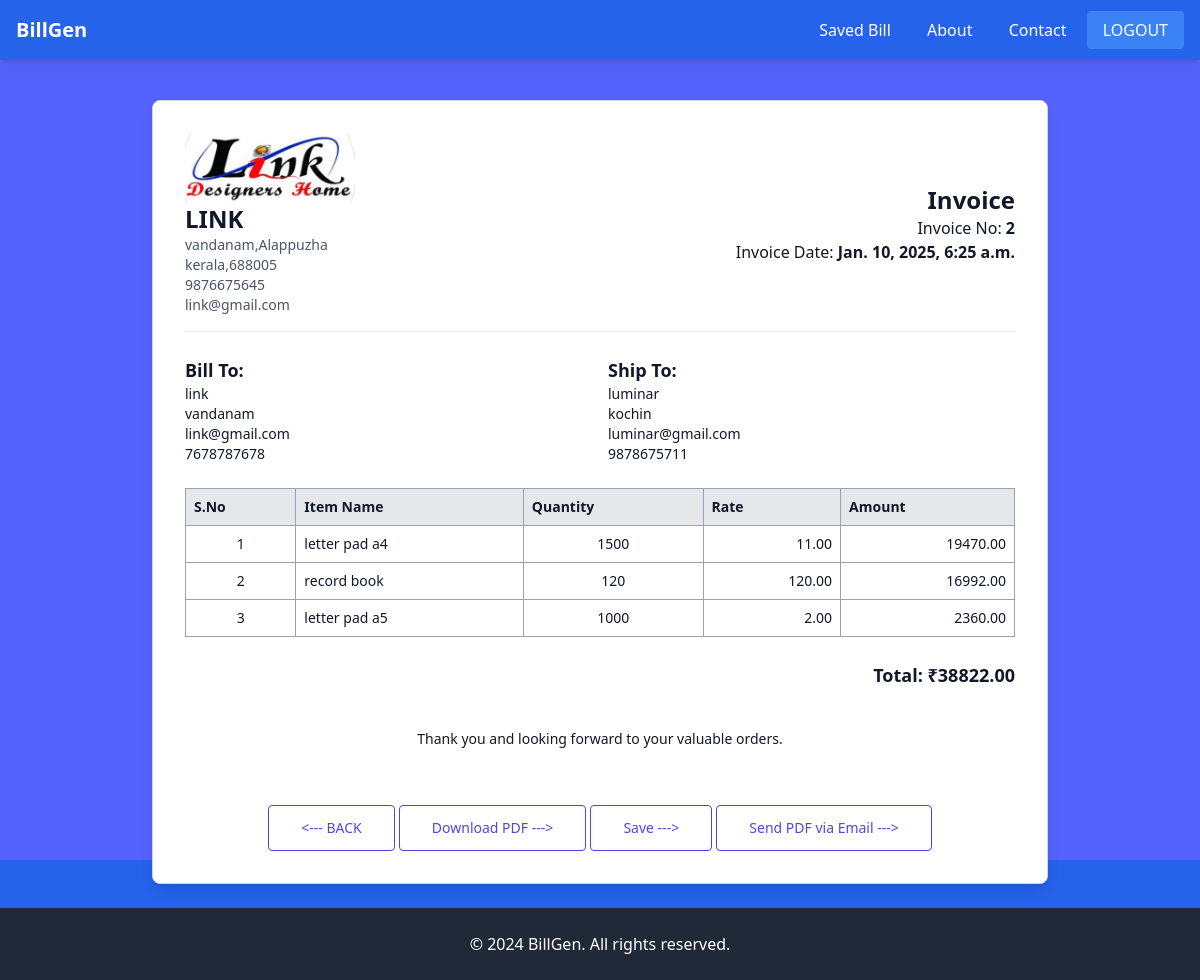
Page /invoice/2/ (signed in) on the committed database.
### billapp/models.py (models this page shows, shortened)
class Company(models.Model):
    company_obj=models.OneToOneField(User,on_delete=models.CASCADE,related_name="company")
    company_logo=models.ImageField(upload_to="company_logo",null=True,blank=True)
    company_name=models.CharField(max_length=100)
    registration_number = models.CharField(max_length=50,null=True,blank=True)
    company_address=models.TextField()
    city = models.CharField(max_length=100)
    state = models.CharField(max_length=100)
    country = models.CharField(max_length=100,null=True,blank=True)
    postal_code = models.CharField(max_length=20)
    company_mobile=models.CharField(max_length=12)
    company_email=models.EmailField()
    website = models.URLField(blank=True, null=True)
    company_GSTIN=models.CharField(max_length=20,null=True,blank=True)
    established_date = models.DateField(null=True,blank=True)
    active = models.BooleanField(default=True,null=True,blank=True)

class Receiver(models.Model):
    receiver_obj = models.ForeignKey(Company, on_delete=models.CASCADE, related_name='receivers')  # Linking to Company
    receiver_name = models.CharField(max_length=100)  # Receiver Name
    receiver_address = models.TextField()  # Receiver Address
    receiver_city = models.CharField(max_length=100,null=True,blank=True)  # City
    receiver_state = models.CharField(max_length=100)  # State
    receiver_country = models.CharField(max_length=100, default="India",null=True,blank=True)  # Country (default to India)
    receiver_postal_code = models.CharField(max_length=10, blank=True, null=True)  # Postal Code
    receiver_mobile = models.CharField(max_length=15,null=True,blank=True)  # Mobile Number
    receiver_alternate_phone = models.CharField(max_length=15, blank=True, null=True)  # Alternate Phone Number
    receiver_email = models.EmailField()  # Email Address
    receiver_GSTIN = models.CharField(max_length=20, blank=True, null=True, help_text="GST Identification Number")
    receiver_pan = models.CharField(max_length=10, blank=True, null=True, help_text="PAN Number")
    is_active = models.BooleanField(default=True,null=True,blank=True)  # Status: Active/Inactive
    created_at = models.DateTimeField(default=now, editable=False,null=True,blank=True)  # Timestamp for creation
    updated_at = models.DateTimeField(auto_now=True,null=True,blank=True)  # Timestamp for last update
    class Meta:
        verbose_name = "Receiver"
        verbose_name_plural = "Receivers"
        ordering = ['receiver_name']

class ShipTo(models.Model):
    ship_obj = models.ForeignKey(Company, on_delete=models.CASCADE, related_name='shipments')  # Linking to Company
    shipping_name = models.CharField(max_length=100)  # Recipient Name
    shipping_address = models.TextField()  # Full Shipping Address
    shipping_city = models.CharField(max_length=100,null=True,blank=True)  # City
    shipping_state = models.CharField(max_length=100,null=True,blank=True)  # State
    shipping_country = models.CharField(max_length=100, default="India",null=True,blank=True)  # Country
    shipping_postal_code = models.CharField(max_length=10, blank=True, null=True)  # Postal Code
    shipping_mobile = models.CharField(max_length=15,null=True,blank=True)  # Primary Mobile Number
    shipping_alternate_phone = models.CharField(max_length=15, blank=True, null=True)  # Alternate Phone Number
    shipping_email = models.EmailField()  # Email Address
    shipping_instructions = models.TextField(blank=True, null=True, help_text="Special instructions for delivery")
    is_active = models.BooleanField(default=True,null=True,blank=True)  # Status: Active/Inactive
    created_at = models.DateTimeField(default=now, editable=False,null=True,blank=True)  # Timestamp for creation
    updated_at = models.DateTimeField(auto_now=True,null=True,blank=True)  # Timestamp for last update
    class Meta:
        verbose_name = "Ship To"
        verbose_name_plural = "Ship To"
        ordering = ['shipping_name']

class Item(models.Model):
    items_obj = models.ForeignKey(Company, on_delete=models.CASCADE, related_name='items')  # Linking to Company
    si_no = models.PositiveIntegerField(null=True)  # Serial Number
    items = models.CharField(max_length=255)  # Item Name
    description = models.TextField(blank=True, null=True)  # Item Description
    quantity = models.PositiveIntegerField()  # Quantity of Items
    unit = models.CharField(max_length=50, choices=[
        ('pcs', 'Pieces'),
        ('kg', 'Kilograms'),
        ('ltr', 'Liters'),
        ('box', 'Box'),
        ('doz', 'Dozen'),
    ], default='pcs')  # Unit of Measurement
    rate = models.DecimalField(max_digits=10, decimal_places=2)  # Unit Rate
    discount = models.DecimalField(max_digits=5, decimal_places=2, default=0.0, help_text="Discount in %")  # Discount Percentage
    tax_option = [
        ('18', 'GST'),
        ('0', 'No Tax'),
    ]
    tax = models.CharField(max_length=50, choices=tax_option, default='None')  # Tax Type
    tax_rate = models.DecimalField(max_digits=5, decimal_places=2, default=0.0, help_text="Tax rate in %")  # Tax Rate
    stock = models.PositiveIntegerField(default=0, help_text="Current stock available")  # Stock Tracking
    amount = models.DecimalField(max_digits=12, decimal_places=2,null=True,blank=True)  # Total Amount
    created_at = models.DateTimeField(default=now, editable=False)  # Timestamp for creation
    updated_at = models.DateTimeField(auto_now=True)  # Timestamp for last update

### billapp/views.py (the view)
# urls.py: path("invoice/<int:pk>/",views.Invoice.as_view(),name="invoice"),
@method_decorator(decs, name='dispatch')
class Invoice(View):
    template_name = "invoice.html"
    def get(self, request, *args, **kwargs):
        id = kwargs.get('pk')  # Retrieve the id from the URL parameters
        comp_dtl = Company.objects.get(company_obj=request.user)
        items = Item.objects.filter(items_obj=request.user.company)
        receiver = Receiver.objects.filter(receiver_obj=request.user.company).get(id=id)
        shipto = ShipTo.objects.filter(ship_obj=request.user.company).get(id=id)
        total_amount = sum(item.amount for item in items)
        return render(request, self.template_name, {
            "data": items,
            "receiver_data": receiver,
            "shipto_data": shipto,
            "comp_dtl": comp_dtl,
            "total_amount": total_amount  # Pass the total amount to the template context
        })

### billapp/templates/invoice.html (shortened to what this page needs)
{%extends 'base.html'%}
{%block main_block%}
</head>
<body class=" bg-gray-100 py-10">
    <form action="{%url 'add-to-save' pk=shipto_data.id%}" method="post">
        <div class="mt-10  page max-w-4xl mx-auto bg-white p-8 shadow-lg rounded-lg border border-gray-300">
            <div class="flex justify-between items-center border-b pb-4">
                <div>
                    {% if comp_dtl.company_logo %}
                    <img src="{{comp_dtl.company_logo.url}}" id="mainImage" class="w-4/4 h-4/4 " style="height: 70px;">
                    {%endif%}
                    <h1 class="text-2xl font-bold">{{comp_dtl.company_name}}</h1>
                    <p class="text-sm text-gray-600">{{comp_dtl.company_address}},{{comp_dtl.city}}</p>
                    <p class="text-sm text-gray-600">{{comp_dtl.state}},{{comp_dtl.postal_code}}</p>
                    <p class="text-sm text-gray-600">{{comp_dtl.company_mobile}}</p>
                    <p class="text-sm text-gray-600">{{comp_dtl.company_email}}</p>
                </div>
                <div class="text-right">
                    <h2 class="text-2xl font-bold">Invoice</h2>
                    <p>Invoice No: <strong>{{receiver_data.id}}</strong></p>
                    <p>Invoice Date: <strong>{{receiver_data.created_at}}</strong></p>
                </div>
            </div>
            <div class="grid grid-cols-2 gap-4 mt-6">
                <div>
                    <h3 class="text-lg font-semibold">Bill To:</h3>
                    {% if receiver_data %}
                    <p class="text-sm">{{ receiver_data.receiver_name }}</p>
                    <p class="text-sm">{{ receiver_data.receiver_address }}</p>
                    <p class="text-sm">{{ receiver_data.receiver_email }}</p>
                    <p class="text-sm">{{ receiver_data.receiver_mobile }}</p>
                    {% else %}
                    <p class="text-sm text-gray-600">No receiver data available</p>
                    {% endif %}
                </div>
                <div>
                    <h3 class="text-lg font-semibold">Ship To:</h3>
                    {% if shipto_data %}
                    <p class="text-sm">{{ shipto_data.shipping_name }}</p>
                    <p class="text-sm">{{ shipto_data.shipping_address }}</p>
                    <p class="text-sm">{{ shipto_data.shipping_email }}</p>
                    <p class="text-sm">{{ shipto_data.shipping_mobile }}</p>
                    {% else %}
                    <p class="text-sm text-gray-600">No shipto data available</p>
                    {% endif %}
                </div>
            </div>
            <table class="w-full mt-6 border border-gray-400 text-sm">
                <thead>
                    <tr class="bg-gray-200 text-left">
                        <th class="p-2 border border-gray-400">S.No</th>
                        <th class="p-2 border border-gray-400">Item Name</th>
                        <th class="p-2 border border-gray-400">Quantity</th>
                        <th class="p-2 border border-gray-400">Rate</th>
                        <th class="p-2 border border-gray-400">Amount</th>
                    </tr>
                </thead>
                <tbody>
                    {% if data %}
                    {% for item in data %}
                    <tr>
                        <td class="p-2 border border-gray-400 text-center">{{ forloop.counter }}</td>
                        <td class="p-2 border border-gray-400">{{ item.items|default:"0" }}</td>
                        <td class="p-2 border border-gray-400 text-center">{{ item.quantity|default:"0" }}</td>
                        <td class="p-2 border border-gray-400 text-right">{{ item.rate|default:"0" }}</td>
                        <td class="p-2 border border-gray-400 text-right">{{ item.amount|default:"0" }}</td>
                    </tr>
                    {% endfor %}
                    {% else %}
                    <tr>
                        <td colspan="5" class="p-2 border border-gray-400 text-center">No items available</td>
                    </tr>
                    {% endif %}
                </tbody>
            </table>
            <div class="mt-6 text-right">
                <p class="text-lg font-semibold">Total: ₹{{ total_amount|default:"0" }}</p>
            </div>
            <div class="mt-10">
                <p class="text-sm mt-2 text-center">Thank you and looking forward to your valuable orders.</p>
            </div>
            <div class="row mt-4 text-center">
                <a class="mt-10 inline-flex items-center gap-2 rounded border border-indigo-600 px-8 py-3 text-indigo-600 hover:bg-indigo-600 hover:text-white focus:outline-none focus:ring active:bg-indigo-500"
                    href="{% url 'generate-bill' pk=receiver_data.id %}">
                    <span class="text-sm font-medium"> <--- BACK </span>
                </a>
                <a class="col-md-4 mt-10 inline-flex items-center gap-2 rounded border border-indigo-600 px-8 py-3 text-indigo-600 hover:bg-indigo-600 hover:text-white focus:outline-none focus:ring active:bg-indigo-500"
                    href="{% url 'generate_items_pdf' pk=receiver_data.id %}">
                    <span class="text-sm font-medium"> Download PDF ---> </span>
                </a>
                <button type="submit" class="col-md-4 mt-10 inline-flex items-center gap-2 rounded border border-indigo-600 px-8 py-3 text-indigo-600 hover:bg-indigo-600 hover:text-white focus:outline-none focus:ring active:bg-indigo-500">
                    <span class="text-sm font-medium"> Save ---> </span>
                </button>
                <a class="col-md-4 mt-10 inline-flex items-center gap-2 rounded border border-indigo-600 px-8 py-3 text-indigo-600 hover:bg-indigo-600 hover:text-white focus:outline-none focus:ring active:bg-indigo-500"
                    href="{% url 'send_items_email' pk=receiver_data.id %}">
                    <span class="text-sm font-medium"> Send PDF via Email ---> </span>
                </a>
            </div>
        </div>
    </form>
</body>
{%endblock%}

### rows in the picture
Company: company_logo (picture), company_name "LINK", company_address "vandanam", city "Alappuzha", state "kerala", postal_code "688005", company_mobile "9876675645", company_email "link@gmail.com"
Receiver: id "2", created_at "Jan. 10, 2025, 6:25 a.m.", receiver_name "link", receiver_address "vandanam", receiver_email "link@gmail.com", receiver_mobile "7678787678"
ShipTo: shipping_name "luminar", shipping_address "kochin", shipping_email "luminar@gmail.com", shipping_mobile "9878675711"
Item: items "letter pad a4", quantity "1500", rate "11.00", amount "19470.00"
Item: items "record book", quantity "120", rate "120.00", amount "16992.00"
Item: items "letter pad a5", quantity "1000", rate "2.00", amount "2360.00"

### other values in the picture
{{ total_amount|default:"0" }} "38822.00"
